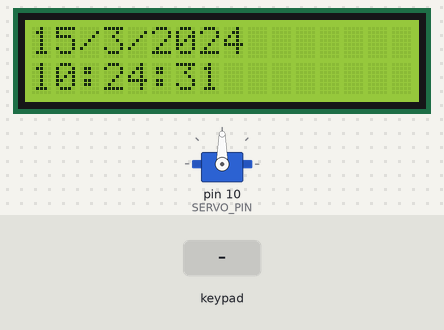
Bench run of a sketch on a simulated Arduino Uno, built with avr-gcc and run on an emulated ATmega328P. On the bench: 16×2 character LCD, servo. The test bench sets the inputs (shaded band). The local clock reads 2024-03-15 10:24:30 at power-on unless the sketch sets it.

Above: at 1.2 s.
1.3 s: keypad keys 9 8 7 6 pressed 0.4 s apart
At 3.1 s:
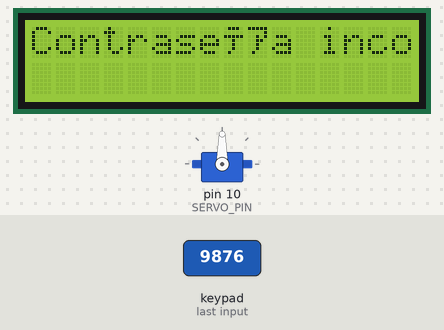
At 4.8 s:
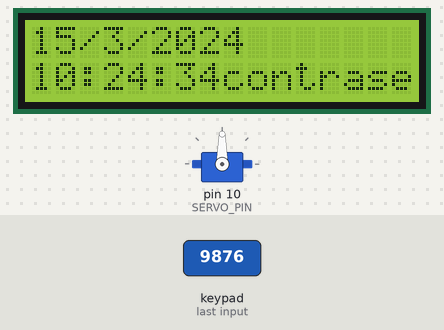
5.0 s: key '1' pressed
7.5 s: key '2' pressed
10.0 s: keypad keys 1 2 3 4 pressed 0.4 s apart
13.6 s: key '3' pressed
Timing chart, 0 to 16.6 s (numbered marks = the images above; inputs shaded):
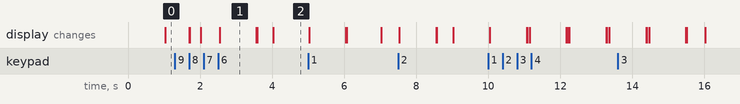

The sketch:

practica_7_SamuelSanchez.ino
```cpp
#include <Wire.h>
#include <LiquidCrystal_I2C.h>
#include <Keypad.h>
#include <Servo.h>
#include <RTClib.h>

#define SERVO_PIN 10
Servo servo1;
#define ROWS 4
#define COLS 4
#define RTC_SDA A4
#define RTC_SCL A5

int angulo = 0;
char password[5] = {'1', '2', '3', '4'};
char input_password[5];
byte fila_pins[ROWS] = {9,8,7,6};
byte columna_pins[COLS] = {5,4,3,2};
const byte KEY_ROWS = 4;
const byte KEY_COLS = 4;
char keymap[KEY_ROWS][KEY_COLS] = {
  {'1', '2', '3', 'A'},
  {'4', '5', '6', 'B'},
  {'7', '8', '9', 'C'},
  {'*', '0', '#', 'D'}
};
Keypad teclado = Keypad(makeKeymap(keymap), fila_pins, columna_pins, ROWS, COLS);
RTC_DS1307 rtc;
Servo servo;
LiquidCrystal_I2C lcd(0x27, 16, 2);

void setup() {

  lcd.init();
  lcd.backlight();
  rtc.begin();
  Wire.begin();
  servo1.attach(SERVO_PIN);
  Serial.begin(9600);
}

void loop() {
  DateTime now = rtc.now();

  lcd.setCursor(0, 0);
  lcd.print(now.day(), DEC);
  lcd.print('/');
  lcd.print(now.month(), DEC);
  lcd.print('/');
  lcd.print(now.year(), DEC);
  lcd.setCursor(0, 1);
  lcd.print(now.hour(), DEC);
  lcd.print(':');
  lcd.print(now.minute(), DEC);
  lcd.print(':');
  lcd.print(now.second(), DEC);

  char key = teclado.getKey();

  if (key != NO_KEY) {
    if (strlen(input_password) < 4) {
      input_password[strlen(input_password)] = key;
      lcd.setCursor(strlen(input_password) - 1, 3);
      lcd.print("*");
    }
  }

  if (strlen(input_password) == 4) {
    if (strncmp(password, input_password, 4) == 0) {
      lcd.clear();
      lcd.print("Bienvenido!");
      delay(1000);
      abrirPuerta();
      input_password[0] = '\0'; // Reiniciar la variable de la contraseña
    }
    else {
      lcd.clear();
      lcd.print("Contraseña incorrecta");
      delay(1000);
      input_password[0] = '\0'; // Reiniciar la variable de la contraseña
    }
    lcd.clear();
    lcd.setCursor(0, 3);
    lcd.print("Ingrese contraseña:");
  }
}

void abrirPuerta() {
  for (int i = 180; i <= 90; i++) {
    angulo = i;
    servo1.write(180);
    delayMicroseconds(500 + (angulo * 11));
    delay(1500);
  }

  delay(3000);

  for (int i = 180; i >= 90; i--) {
    angulo = i;
    servo1.write(180);
    delayMicroseconds(500 + (angulo * 11));
    delay(1500);
  }

  lcd.clear();
  lcd.print("Puerta cerrada"); // Mostrar mensaje de puerta cerrada en pantalla LCD
}
```

Measured:
- after the input at 1.3 s, the display: first changes after 0.41 s (image 1 shows a later state)
- what the display in image 1 shows lasts 1.1 s, from 2.5 s to 3.6 s
